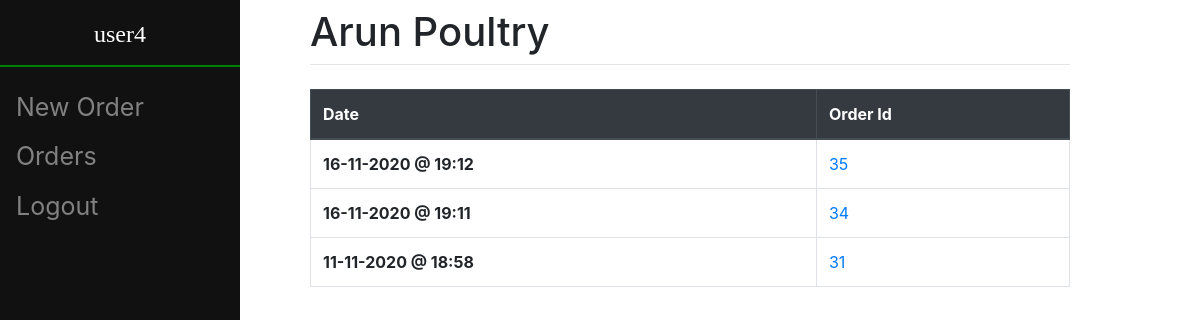
Page /view/ (signed in) on the earlier database version.
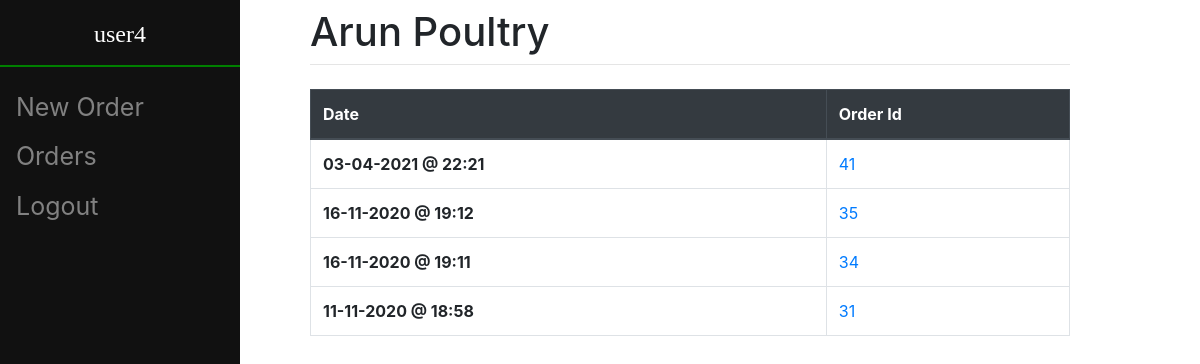
Same page on the later database version.
### orders/models.py (models this page shows, shortened)
class Order(models.Model):
	user = models.ForeignKey(User, on_delete = models.CASCADE, related_name = "user_order", null = False)
	items = models.ManyToManyField(Item, through = "Order_Item", related_name = "ord_item")
	cost = models.FloatField(default = 0, null = False)
	paid = models.BooleanField(default = False, null = False)
	delivered = models.BooleanField(default = False, null = False)
	created_at = models.DateTimeField(auto_now_add=True)
	updated_at = models.DateTimeField(auto_now=True)

### orders/views.py (the view)
# urls.py: path("view/", views.OrderListView.as_view(), name = "view"),
class OrderListView(LRM, View):
    model = Order
    template_name = "orders/order_list.html"
    def get(self, response):
        user_type = get_object_or_404(User_Type, user = response.user)
        priv = user_type.privilege
        if priv == True:
            orders = Order.objects.all().order_by('-updated_at')
        else:
            orders = Order.objects.filter(user = response.user).order_by('-updated_at')
        for ord in orders:
            ord.updated = ord.updated_at.strftime("%d-%m-%Y @ %H:%M")
        ctx = {'privilege' : priv, 'order_list' : orders}
        return render(response, self.template_name, ctx)

### orders/templates/orders/order_list.html (shortened to what this page needs)
{% extends 'orders/base.html' %}
{% block content %}
	{% if order_list %}
		<table class = "table table-bordered table-hover">
			<thead class="thead-dark">
				<tr>
					<th scope="col">Date</th>
					<th scope="col">Order Id</th>
				</tr>
			</thead>
			<tbody>
				{% for ord in order_list %}
					<tr>
						<th scope="row"> {{ ord.updated }} </th>
						<td><a href = "{% url 'orders:order_detail'  ord.id %}"> {{ ord.id }} </a></td>
					</tr>
				{% endfor %}
			</tbody>
		</table>
	{% else %}
			<p>There are no orders to view</p>
    {% endif %}
{% endblock %}

### orders/templates/orders/base.html (shortened to what this page needs)
<!doctype html>
<html>
<head>
	<link rel="stylesheet" href="https://stackpath.bootstrapcdn.com/bootstrap/4.3.1/css/bootstrap.min.css">
</head>
<body>
	<div class="sidenav">
		{% block side %}
			{% if user.is_authenticated %}
				<h4>{{ user.username }}</h4>
				<hr>
				{% if privilege %}
					<a href = "/register">Users</a>
					<a href = "/item/view/">Items</a>
				{% else %}
					<a href="/create">New Order</a>
				{% endif %}
				<a href="/view">Orders</a>
				<a href = "/logout">Logout</a>
			{% else %}
				<a href="/">Home</a>
				<a href="/login">Login</a>
			{% endif %}
		{% endblock %}
	</div>
	<div id="content" name="content" class="main">
				<h1 class="mt-2">Arun Poultry</h1>
				<hr class="mt-0 mb-4">
				{% block content %}
				{% endblock %}
	</div>
</body>
</html>

### orders/templates/orders/base.html (style rules this page uses)
.sidenav { height:100%; width: 20%; position: fixed; z-index:1; top:0; left:0; background-color:#111; overflow-x:hidden; padding-top:20px; }
.sidenav h4 { font-family: 'Times New Roman', Times, serif; color: #FFFFFF; text-align: center; }
.sidenav hr { border: 1px solid green; }
.sidenav a { padding:6px 8px 6px 16px; text-decoration: none; font-size:25px; color: #818181; display:block; }
.main { margin-left: 25%; padding: 0px 10px; margin-right: 10%; margin-bottom: 5%; }

Differences in the rows shown:
added Order: updated "03-04-2021 @ 22:21", id "41"
